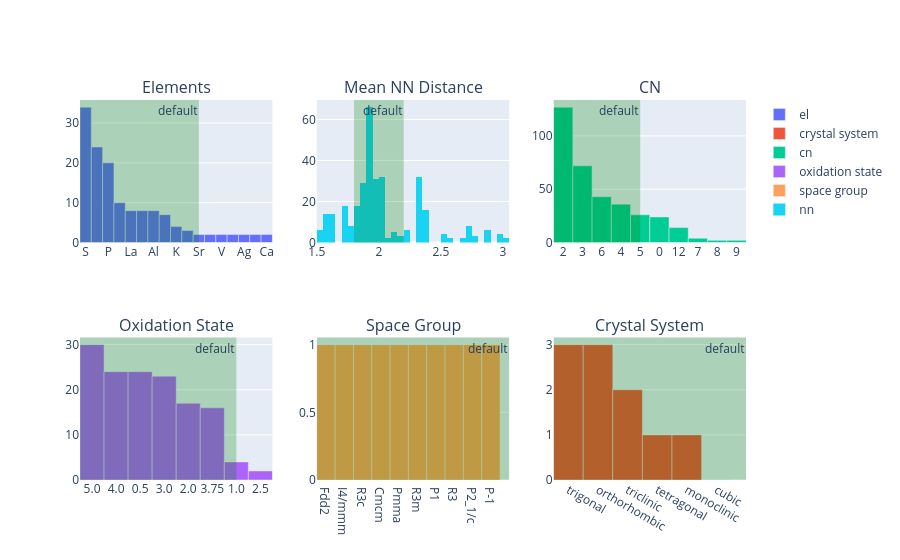

Write notebook code for a chart like this one.
### Code cell
info.plot_all(update_defaults=True)

### Figure 1 — Plotly figure (JSON) as saved in the notebook; plotly's stock layout.template omitted (floating-point values rounded to 4 significant figures; data arrays with more than 128 entries replaced by an {"elided": "..."} marker saying what was removed)
{"data": [{"name": "el", "type": "bar", "x": ["S", "Br", "P", "Nb", "La", "Si", "Al", "Ba", "K", "Fe", "Sr", "Tb", "V", "Mg", "Ag", "Zn", "Ca"], "xaxis": "x", "y": [34, 24, 20, 10, 8, 8, 8, 7, 4, 3, 2, 2, 2, 2, 2, 2, 2], "yaxis": "y"}, {"name": "crystal system", "type": "bar", "x": ["trigonal", "orthorhombic", "triclinic", "tetragonal", "monoclinic", "cubic"], "xaxis": "x6", "y": [3, 3, 2, 1, 1, 0], "yaxis": "y6"}, {"name": "cn", "type": "bar", "x": ["2", "3", "6", "4", "5", "0", "12", "7", "8", "9"], "xaxis": "x3", "y": [127, 72, 43, 36, 26, 24, 14, 4, 2, 2], "yaxis": "y3"}, {"name": "oxidation state", "type": "bar", "x": ["5.0", "4.0", "0.5", "3.0", "2.0", "3.75", "1.0", "2.5"], "xaxis": "x4", "y": [30, 24, 24, 23, 17, 16, 4, 2], "yaxis": "y4"}, {"name": "space group", "type": "bar", "x": ["Fdd2", "I4/mmm", "R3c", "Cmcm", "Pmma", "R3m", "P1", "R3", "P2_1/c", "P-1"], "xaxis": "x5", "y": [1, 1, 1, 1, 1, 1, 1, 1, 1, 1], "yaxis": "y5"}, {"name": "nn", "nbinsx": 30, "type": "histogram", "x": {"elided": "355 float values"}, "xaxis": "x2", "yaxis": "y2"}], "layout": {"annotations": [{"font": {"size": 16}, "showarrow": false, "text": "Elements", "x": 0.1444, "xanchor": "center", "xref": "paper", "y": 1, "yanchor": "bottom", "yref": "paper"}, {"font": {"size": 16}, "showarrow": false, "text": "Mean NN Distance", "x": 0.5, "xanchor": "center", "xref": "paper", "y": 1, "yanchor": "bottom", "yref": "paper"}, {"font": {"size": 16}, "showarrow": false, "text": "CN", "x": 0.8556, "xanchor": "center", "xref": "paper", "y": 1, "yanchor": "bottom", "yref": "paper"}, {"font": {"size": 16}, "showarrow": false, "text": "Oxidation State", "x": 0.1444, "xanchor": "center", "xref": "paper", "y": 0.375, "yanchor": "bottom", "yref": "paper"}, {"font": {"size": 16}, "showarrow": false, "text": "Space Group", "x": 0.5, "xanchor": "center", "xref": "paper", "y": 0.375, "yanchor": "bottom", "yref": "paper"}, {"font": {"size": 16}, "showarrow": false, "text": "Crystal System", "x": 0.8556, "xanchor": "center", "xref": "paper", "y": 0.375, "yanchor": "bottom", "yref": "paper"}, {"showarrow": false, "text": "default", "x": 10, "xanchor": "right", "xref": "x", "y": 1, "yanchor": "top", "yref": "y domain"}, {"showarrow": false, "text": "default", "x": 6, "xanchor": "right", "xref": "x6", "y": 1, "yanchor": "top", "yref": "y6 domain"}, {"showarrow": false, "text": "default", "x": 4, "xanchor": "right", "xref": "x3", "y": 1, "yanchor": "top", "yref": "y3 domain"}, {"showarrow": false, "text": "default", "x": 6, "xanchor": "right", "xref": "x4", "y": 1, "yanchor": "top", "yref": "y4 domain"}, {"showarrow": false, "text": "default", "x": 10, "xanchor": "right", "xref": "x5", "y": 1, "yanchor": "top", "yref": "y5 domain"}, {"showarrow": false, "text": "default", "x": 2.2, "xanchor": "right", "xref": "x2", "y": 1, "yanchor": "top", "yref": "y2 domain"}], "shapes": [{"fillcolor": "green", "line": {"width": 0}, "opacity": 0.25, "type": "rect", "x0": -0.5, "x1": 10, "xref": "x", "y0": 0, "y1": 1, "yref": "y domain"}, {"fillcolor": "green", "line": {"width": 0}, "opacity": 0.25, "type": "rect", "x0": -0.5, "x1": 6, "xref": "x6", "y0": 0, "y1": 1, "yref": "y6 domain"}, {"fillcolor": "green", "line": {"width": 0}, "opacity": 0.25, "type": "rect", "x0": -0.5, "x1": 4, "xref": "x3", "y0": 0, "y1": 1, "yref": "y3 domain"}, {"fillcolor": "green", "line": {"width": 0}, "opacity": 0.25, "type": "rect", "x0": -0.5, "x1": 6, "xref": "x4", "y0": 0, "y1": 1, "yref": "y4 domain"}, {"fillcolor": "green", "line": {"width": 0}, "opacity": 0.25, "type": "rect", "x0": -0.5, "x1": 10, "xref": "x5", "y0": 0, "y1": 1, "yref": "y5 domain"}, {"fillcolor": "green", "line": {"width": 0}, "opacity": 0.25, "type": "rect", "x0": 1.8, "x1": 2.2, "xref": "x2", "y0": 0, "y1": 1, "yref": "y2 domain"}], "xaxis": {"anchor": "y", "domain": [0, 0.2889]}, "xaxis2": {"anchor": "y2", "domain": [0.3556, 0.6444]}, "xaxis3": {"anchor": "y3", "domain": [0.7111, 1]}, "xaxis4": {"anchor": "y4", "domain": [0, 0.2889]}, "xaxis5": {"anchor": "y5", "domain": [0.3556, 0.6444]}, "xaxis6": {"anchor": "y6", "domain": [0.7111, 1]}, "yaxis": {"anchor": "x", "domain": [0.625, 1]}, "yaxis2": {"anchor": "x2", "domain": [0.625, 1]}, "yaxis3": {"anchor": "x3", "domain": [0.625, 1]}, "yaxis4": {"anchor": "x4", "domain": [0, 0.375]}, "yaxis5": {"anchor": "x5", "domain": [0, 0.375]}, "yaxis6": {"anchor": "x6", "domain": [0, 0.375]}}}
